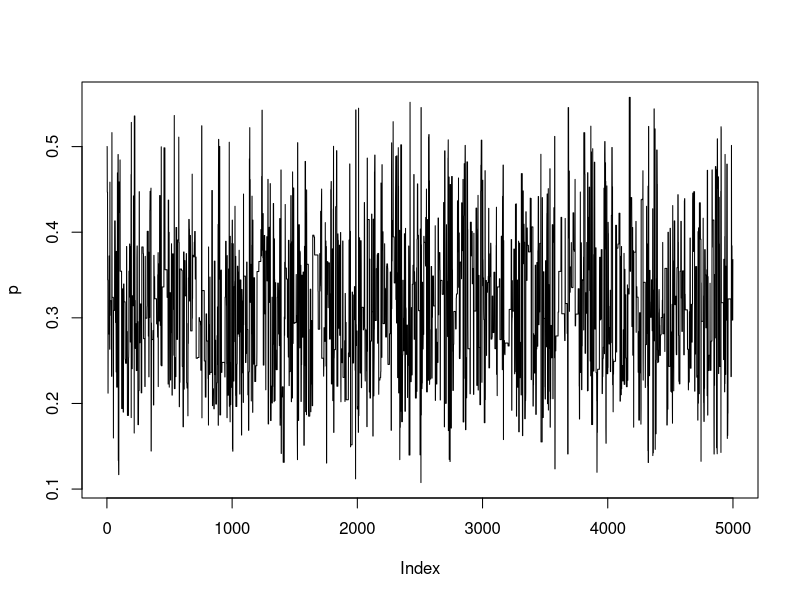
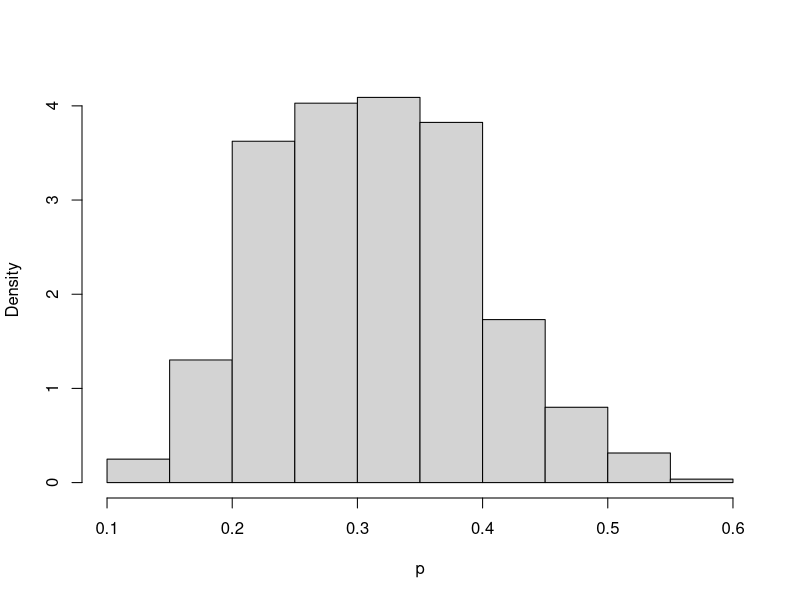
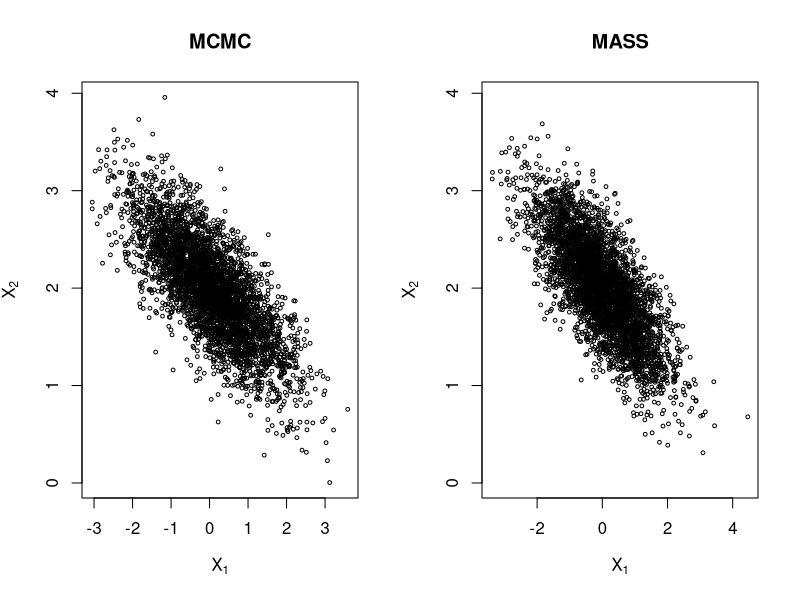
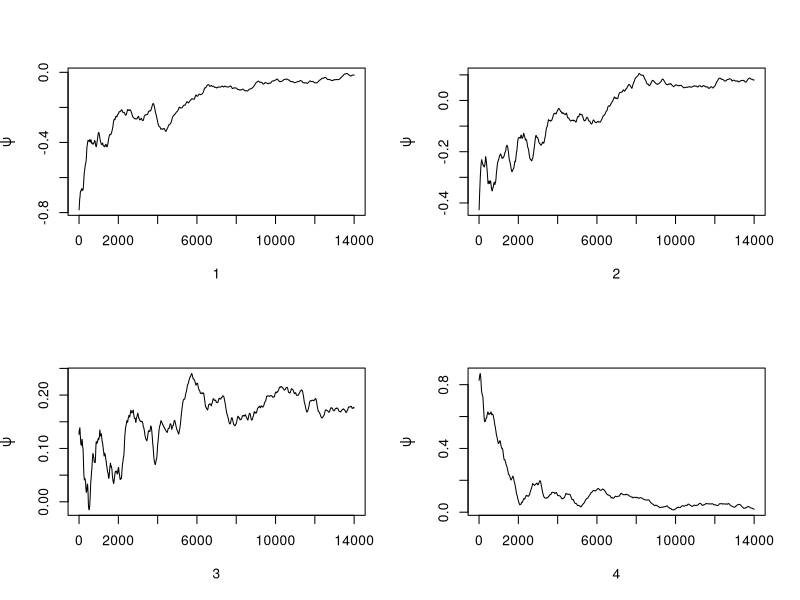
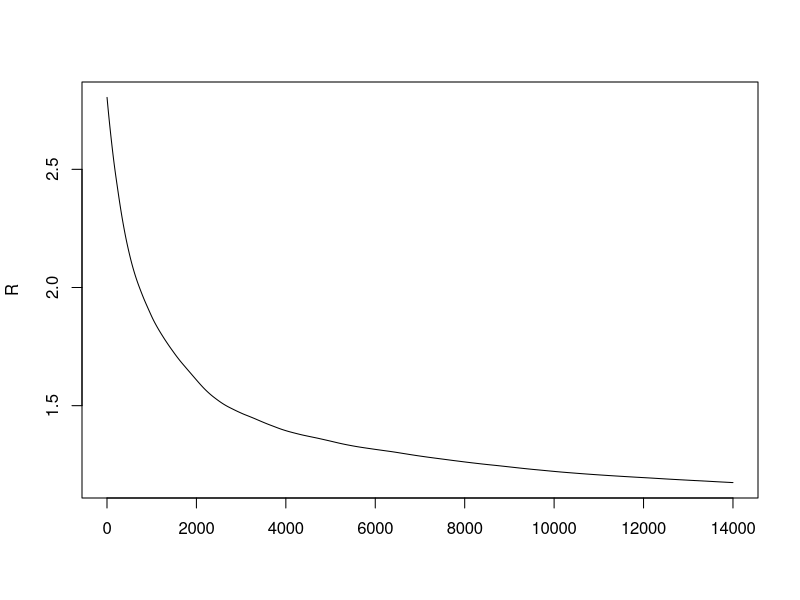
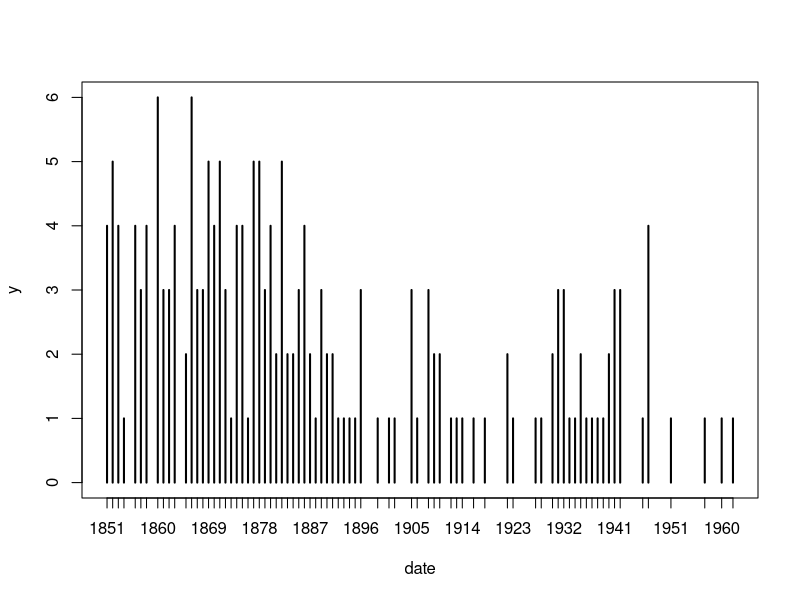
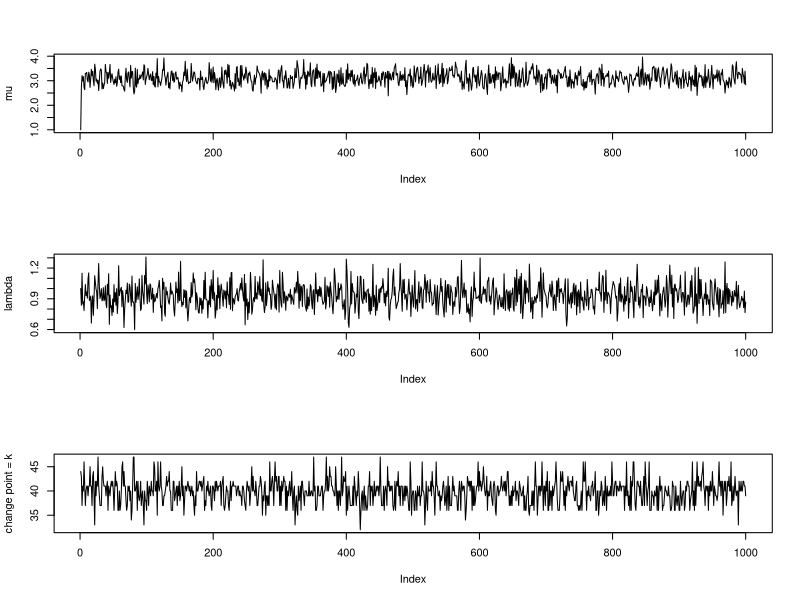
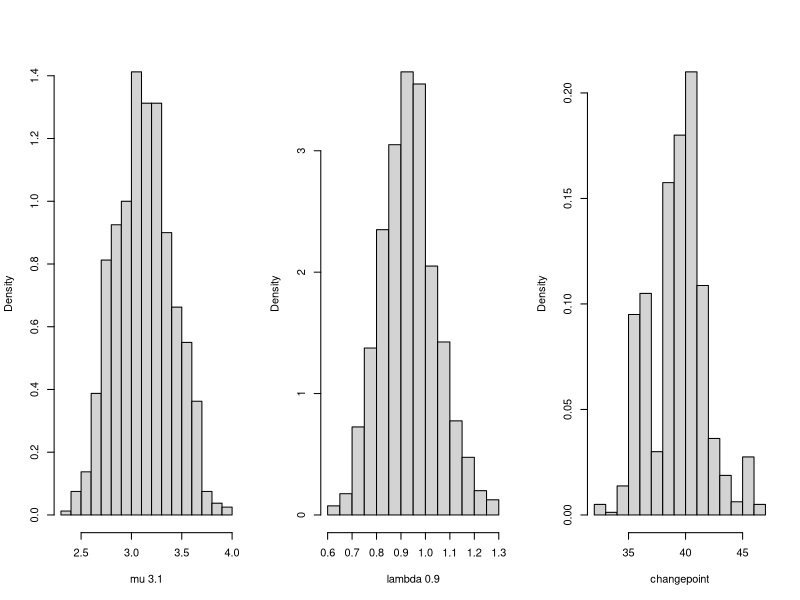

These charts were generated, in order, by the following R code:
#########################################
# R code for Chapter 9 Examples (cont.) #
#########################################

### Example 9.6 (Independence sampler)

    m <- 5000 #length of chain
    xt <- numeric(m)
    a <- 1             #parameter of Beta(a,b) proposal dist.
    b <- 1             #parameter of Beta(a,b) proposal dist.
    # a <- 5             #parameter of Beta(a,b) proposal dist.
    # b <- 2             #parameter of Beta(a,b) proposal dist.
    p <- .2            #mixing parameter
    n <- 30            #sample size
    mu <- c(0, 5)      #parameters of the normal densities
    sigma <- c(1, 1)

    # generate the observed sample
    i <- sample(1:2, size=n, replace=TRUE, prob=c(p, 1-p))
    x <- rnorm(n, mu[i], sigma[i])

    # generate the independence sampler chain
    u <- runif(m)
    y <- rbeta(m, a, b)      #proposal distribution
    xt[1] <- .5

    for (i in 2:m) {
        fy <- y[i] * dnorm(x, mu[1], sigma[1]) +
                (1-y[i]) * dnorm(x, mu[2], sigma[2])
        fx <- xt[i-1] * dnorm(x, mu[1], sigma[1]) +
                (1-xt[i-1]) * dnorm(x, mu[2], sigma[2])

        r <- prod(fy / fx) *
               (xt[i-1]^(a-1) * (1-xt[i-1])^(b-1)) /
                 (y[i]^(a-1) * (1-y[i])^(b-1))

        if (u[i] <= r) xt[i] <- y[i] else
            xt[i] <- xt[i-1]
        }

    plot(xt, type="l", ylab="p")
    hist(xt[101:m], main="", xlab="p", prob=TRUE)
    print(mean(xt[101:m]))
    

### Example 9.7 (Gibbs sampler: Bivariate distribution)

    #initialize constants and parameters
    N <- 5000               #length of chain
    burn <- 1000            #burn-in length
    X <- matrix(0, N, 2)    #the chain, a bivariate sample

    rho <- -.75             #correlation
    mu1 <- 0
    mu2 <- 2
    sigma1 <- 1
    sigma2 <- .5
    s1 <- sqrt(1-rho^2)*sigma1
    s2 <- sqrt(1-rho^2)*sigma2

    ###### generate the chain #####

    X[1, ] <- c(mu1, mu2)            #initialize

    for (i in 2:N) {
        x2 <- X[i-1, 2]
        m1 <- mu1 + rho * (x2 - mu2) * sigma1/sigma2
        X[i, 1] <- rnorm(1, m1, s1)
        x1 <- X[i, 1]
        m2 <- mu2 + rho * (x1 - mu1) * sigma2/sigma1
        X[i, 2] <- rnorm(1, m2, s2)
    }

    b <- burn + 1
    x <- X[b:N, ]

    # compare sample statistics to parameters
    colMeans(x)
    cov(x)
    cor(x)
    
    library(MASS)
    S = matrix(c(sigma1^2, rho*sigma1*sigma2,
                 rho*sigma1*sigma2, sigma2^2),2)
    x_MASS = mvrnorm(n=dim(x)[1],mu=c(mu1, mu2), Sigma=S)
    
    par(mfrow=c(1,2))
    plot(x, cex=.5, xlab=bquote(X[1]),
         ylab=bquote(X[2]), ylim=range(x[,2]), main='MCMC')
    plot(x_MASS, cex=.5, xlab=bquote(X[1]),
         ylab=bquote(X[2]), ylim=range(x[,2]), main='MASS')
    
         
### Example 9.8 (Gelman-Rubin method of monitoring convergence)

    Gelman.Rubin <- function(psi) {
        # psi[i,j] is the statistic psi(X[i,1:j])
        # for chain in i-th row of X
        psi <- as.matrix(psi)
        n <- ncol(psi)
        k <- nrow(psi)

        psi.means <- rowMeans(psi)     #row means
        B <- n * var(psi.means)        #between variance est.
        psi.w <- apply(psi, 1, "var")  #within variances
        W <- mean(psi.w)               #within est.
        v.hat <- W*(n-1)/n + (B/n)     #upper variance est.
        r.hat <- v.hat / W             #G-R statistic
        return(r.hat)
        }

    normal.chain <- function(sigma, N, X1) {
        #generates a Metropolis chain for Normal(0,1)
        #with Normal(X[t], sigma) proposal distribution
        #and starting value X1
        x <- rep(0, N)
        x[1] <- X1
        u <- runif(N)

        for (i in 2:N) {
            xt <- x[i-1]
            y <- rnorm(1, xt, sigma)     #candidate point
            r1 <- dnorm(y, 0, 1) * dnorm(xt, y, sigma)
            r2 <- dnorm(xt, 0, 1) * dnorm(y, xt, sigma)
            r <- r1 / r2
            if (u[i] <= r) x[i] <- y else
                 x[i] <- xt
            }
        return(x)
        }

    sigma <- .2     #parameter of proposal distribution
    k <- 4          #number of chains to generate
    n <- 15000      #length of chains
    b <- 1000       #burn-in length

    #choose overdispersed initial values
    x0 <- c(-10, -5, 5, 10)

    #generate the chains
    X <- matrix(0, nrow=k, ncol=n)
    for (i in 1:k)
        X[i, ] <- normal.chain(sigma, n, x0[i])

    #compute diagnostic statistics
    psi <- t(apply(X, 1, cumsum))
    for (i in 1:nrow(psi))
        psi[i,] <- psi[i,] / (1:ncol(psi))
    print(Gelman.Rubin(psi))

    #plot psi for the four chains
    par(mfrow=c(2,2))
    for (i in 1:k)
        plot(psi[i, (b+1):n], type="l",
            xlab=i, ylab=bquote(psi))
    par(mfrow=c(1,1)) #restore default

    #plot the sequence of R-hat statistics
    rhat <- rep(0, n)
    for (j in (b+1):n)
        rhat[j] <- Gelman.Rubin(psi[,1:j])
    plot(rhat[(b+1):n], type="l", xlab="", ylab="R")
    abline(h=1.1, lty=2)


### Example 9.9 (Coal mining disasters)

    library(boot)     #for coal data
    data(coal)
    year <- floor(coal)
    y <- table(year)
    plot(y)  #a time plot

    y <- floor(coal[[1]])  # convert data.frame to numeric
    y <- tabulate(y)
    y <- y[1851:length(y)]   # starting from year 1851

    # Gibbs sampler for the coal mining change point

    # initialization
    n <- length(y)    #length of the data
    m <- 1000         #length of the chain
    mu <- lambda <- k <- numeric(m)
    L <- numeric(n)
    k[1] <- sample(1:n, 1)
    mu[1] <- 1
    lambda[1] <- 1
    b1 <- 1
    b2 <- 1

    # run the Gibbs sampler
    for (i in 2:m) {
        kt <- k[i-1]

        #generate mu
        r <- .5 + sum(y[1:kt])
        mu[i] <- rgamma(1, shape = r, rate = kt + b1)

        #generate lambda
        if (kt + 1 > n) r <- .5 + sum(y) else
            r <- .5 + sum(y[(kt+1):n])
        lambda[i] <- rgamma(1, shape = r, rate = n - kt + b2)

        #generate b1 and b2
        b1 <- rgamma(1, shape = .5, rate = mu[i]+1)
        b2 <- rgamma(1, shape = .5, rate = lambda[i]+1)

        for (j in 1:n) {
            L[j] <- exp((lambda[i] - mu[i]) * j) *
                          (mu[i] / lambda[i])^sum(y[1:j])
            }
        L <- L / sum(L)

        #generate k from discrete distribution L on 1:n
        k[i] <- sample(1:n, prob=L, size=1)
    }

    b <- 201
    j <- k[b:m]

    print(mean(k[b:m]))
    print(mean(lambda[b:m]))
    print(mean(mu[b:m]))


### Code for Figure 9.11

    # plots of the chains for Gibbs sampler output

    par(mfcol=c(3,1))
    plot(mu, type="l", ylab="mu")
    plot(lambda, type="l", ylab="lambda")
    plot(k, type="l", ylab="change point = k")


### Code for Figure 9.12

    # histograms from the Gibbs sampler output

    par(mfrow=c(1,3))
    labelk <- "changepoint"
    label1 <- paste("mu", round(mean(mu[b:m]), 1))
    label2 <- paste("lambda", round(mean(lambda[b:m]), 1))

    hist(mu[b:m], main="", xlab=label1,
         breaks = "scott", prob=TRUE) #mu posterior
    hist(lambda[b:m], main="", xlab=label2,
         breaks = "scott", prob=TRUE) #lambda posterior
    hist(j, breaks=min(j):max(j), prob=TRUE, main="",
        xlab = labelk)

dev.off()